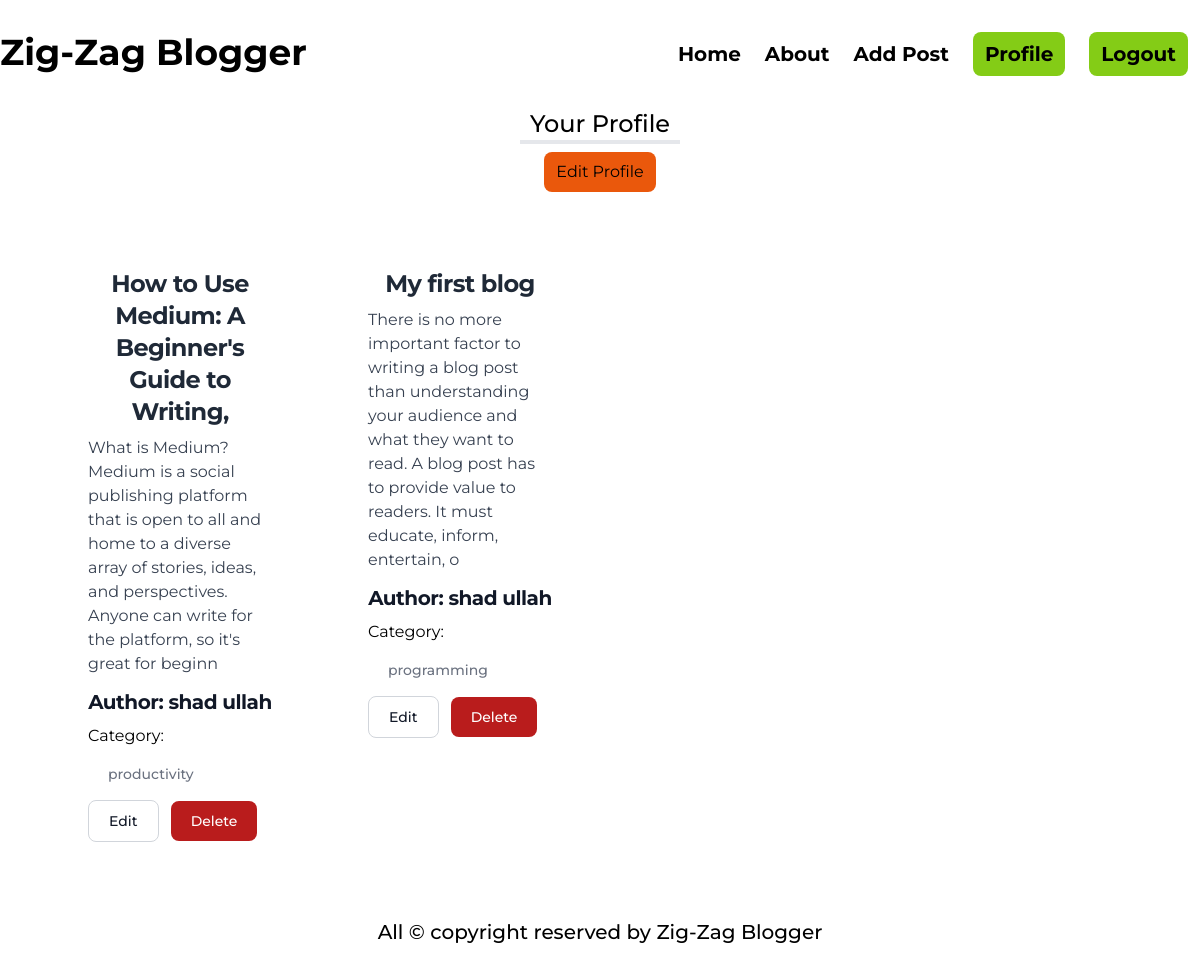
The app's page /author/profile/ (signed in) with its own data.
### posts/models.py (models this page shows, shortened)
class Post(models.Model):
    title = models.CharField(max_length=50)
    content = models.TextField()
    category = models.ManyToManyField(Category)
    author = models.ForeignKey(User, on_delete=models.CASCADE)
    image = models.ImageField(upload_to='posts/media/uploads/', blank=True, null = True)

### categories/models.py (models this page shows, shortened)
class Category(models.Model):
    name = models.CharField(max_length=50)
    slug = models.SlugField(max_length=100, unique = True, null=True, blank=True)

### author/views.py (the view)
# urls.py: path('profile/', views.profile, name='profile'),
@login_required
def profile(req):
    data = Post.objects.filter(author = req.user)
    return render(req, 'profile.html', {'data':data})

### author/templates/profile.html (shortened to what this page needs)
{% extends "base.html" %}
{% load tailwind_filters %}
{% load crispy_forms_tags %}
{% block content %}
<h1 class="text-2xl text-center mx-auto font-medium border-b-4 w-40">
  Your Profile
</h1>
<div class="text-center">
    <button class="bg-orange-600 px-3 py-2 rounded-lg my-2"><a href="{% url 'edit_profile' %}">Edit Profile</a></button>
</div>
<div class="grid md:grid-cols-2 lg:grid-cols-4 gap-4 my-12 mx-12">
    {% for i in data %}
    <div class="rounded-lg mx-5">
      <div class="p-5">
        <a href="#">
          <h5
            class="mb-2 text-center text-2xl font-bold tracking-tight text-gray-800"
          >
            {{i.title}}
          </h5>
        </a>
        <p class="mb-3 font-normal text-gray-700 dark:text-gray-400">
          {{i.content|slice:":200"}}
        </p>
        <h1
          class="mb-2 text-center text-xl font-bold tracking-tight text-gray-900"
        >
          Author: {{i.author.first_name}} {{i.author.last_name}}
        </h1>
        <p>
          Category: {% for cat in i.category.all %}
          <a
            href="#"
            class="inline-flex items-center px-3 py-2 text-sm font-medium text-center text-gray-500 m-2"
          >
            {{cat.name}}
          </a>
          {% endfor %}
        </p>
        <button
          type="button"
          class="text-gray-900 bg-white border border-gray-300 focus:outline-none hover:bg-gray-100 focus:ring-4 focus:ring-gray-200 font-medium rounded-lg text-sm px-5 py-2.5 me-2 mb-2 dark:bg-gray-800 dark:text-white dark:border-gray-600 dark:hover:bg-gray-700 dark:hover:border-gray-600 dark:focus:ring-gray-700"
        >
          <a href="{% url "edit_post" i.id %}">Edit</a>
        </button>
        <button
          type="button"
          class="focus:outline-none text-white bg-red-700 hover:bg-red-800 focus:ring-4 focus:ring-red-300 font-medium rounded-lg text-sm px-5 py-2.5 me-2 mb-2 dark:bg-red-600 dark:hover:bg-red-700 dark:focus:ring-red-900"
        >
        <a href="{% url "delete_post" i.id %}">Delete</a>
        </button>
      </div>
    </div>
    {% endfor %}
  </div>
{% endblock %}

### records on screen
Post: title "How to Use Medium: A Beginner's Guide to Writing,", content "What is Medium? Medium is a social publishing platform that is open to all and home to a diverse array of stories, ideas, and perspectives. Anyone can write for the platform, so it's great for beginn", author.first_name "shad", author.last_name "ullah"
Category: name "productivity"
Post: title "My first blog", content "There is no more important factor to writing a blog post than understanding your audience and what they want to read. A blog post has to provide value to readers. It must educate, inform, entertain, o", author.first_name "shad", author.last_name "ullah"
Category: name "programming"
